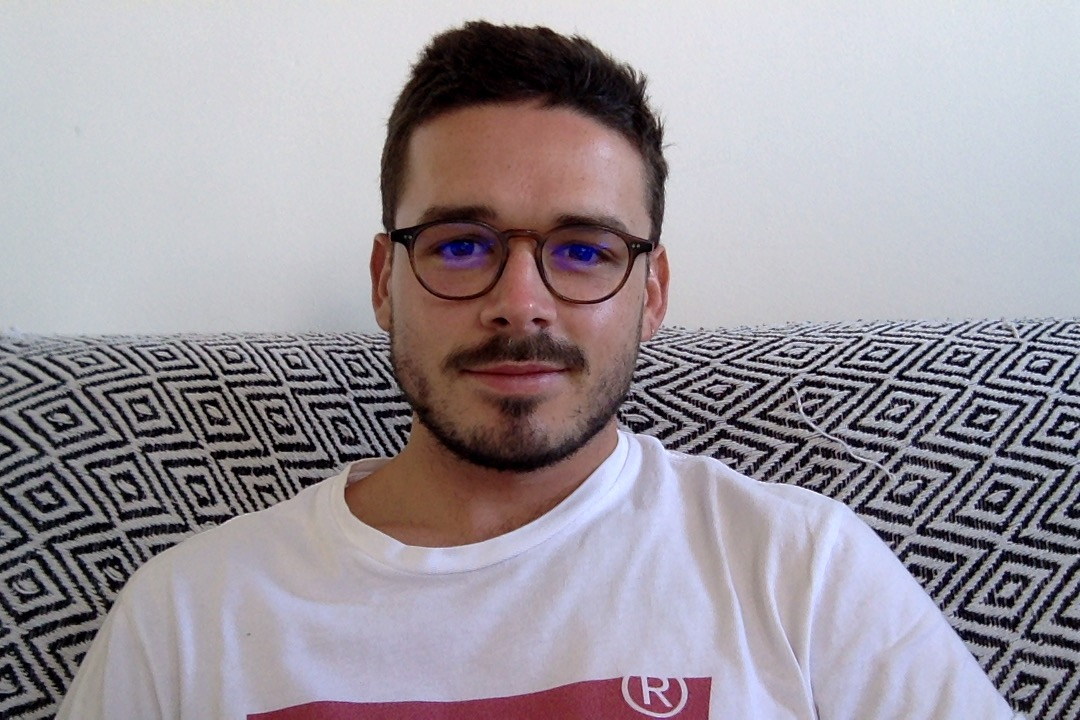
#> input picture data/test-images/me.jpg, 1080 x 720 px, found by its file name
$ python face_detector.py
#> lines starting #> are read from the running program, lines starting #| are printed output that depends on the picture; after the words box and inside, x2 and y2 are one past the last pixel; in counts of white or black regions, pixels touching at a corner belong together
"""
Prototyping the automated prediction
"""
import cv2
import os
import matplotlib
import numpy as np

matplotlib.use('TkAgg')
import matplotlib.pyplot as plt

DEFAULT_CLASSIFIER = 'data/haarcascades/haarcascade_frontalface_alt.xml'


class FaceDetector():

    def __init__(self, classifier_xml=DEFAULT_CLASSIFIER):
        self.face_cascade = cv2.CascadeClassifier(classifier_xml)

    def load_img(self, img_path: str):
        """
        Load image from disk
        :param img_path:
        :return:
        """
#> called with img_path = 'data/test-images/me.jpg'
        if not os.path.isfile(img_path):
            raise FileNotFoundError(f'No file found at path: "{img_path}"')

        self.img = cv2.imread(img_path)
#> self.img is the input picture: shape (720, 1080, 3); mean B, G, R 156.7, 149.6, 156.3

    def set_img(self, img: np.ndarray):
        """
        Set the image to already loaded image
        :param img:
        :return:
        """

        if type(img) != np.ndarray:
            raise TypeError(f'Image passed should be a numpy array: {type(img)}')

        if img.size == 0:
            raise Warning(f'Image passed looks empty...')

        self.img = img

    def convert_img_bgr_to_grayscale(self, img):
        """
        Convert image to grayscale
        :param img:
        :return:
        """

        return cv2.cvtColor(img, cv2.COLOR_BGR2GRAY)
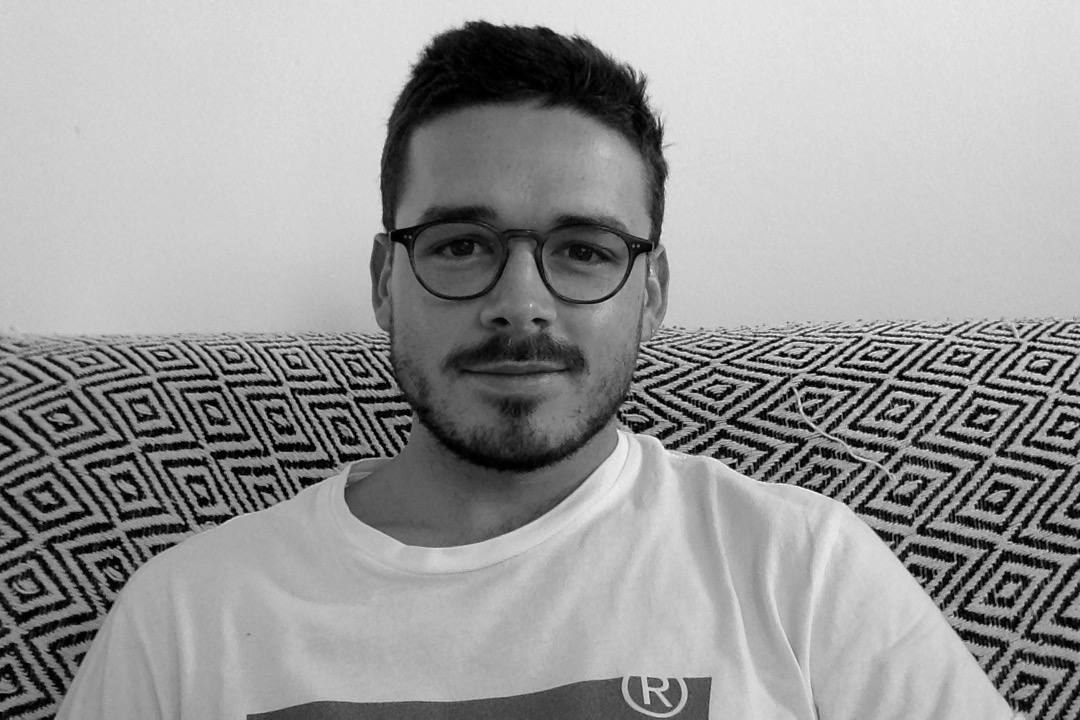
#> returned value: shape (720, 1080); min 0, max 248, mean 152.4

    def convert_img_bgr_to_rgb(self, img):
        """
        Convert image to RGB
        :return:
        """

        return cv2.cvtColor(img, cv2.COLOR_BGR2RGB)

    def detect_faces(self, image_path=None, img=None, show=True, return_img=False):
        """
        Detect faces from grayscale image

        :param image_path: path to image
        :param img: Loaded image
        :param show: Flag to show image with bboxes on
        :param return_img: Flag to return image with bounding boxes on
        :return: array (image or faces)
        """

        if image_path is not None:
            self.load_img(image_path)

        elif img is not None:
            self.set_img(img)
        else:
            raise FileNotFoundError('Please pass values to either image_path or img arguments')

        gray_img = self.convert_img_bgr_to_grayscale(self.img)

        faces = self.face_cascade.detectMultiScale(gray_img)
#> faces = [[350, 111, 349, 349]]

        print(f'Found {len(faces)} faces in the image')
#| Found 1 faces in the image

        if show:
            self.plot_face_boxes(faces)
            self.plot_img()

        if return_img:
            return self.img

        return faces

    def plot_face_boxes(self, faces):
        """
        Plot bounding boxes on detected faces
        :param faces:
        :return:
        """
        # For each box in detected faces, draw the box on the original image
        for (x, y, w, h) in faces:
            cv2.rectangle(self.img, (x, y), (x + w, y + h), (255, 0, 0), 2)
#> this loop made 1 pass
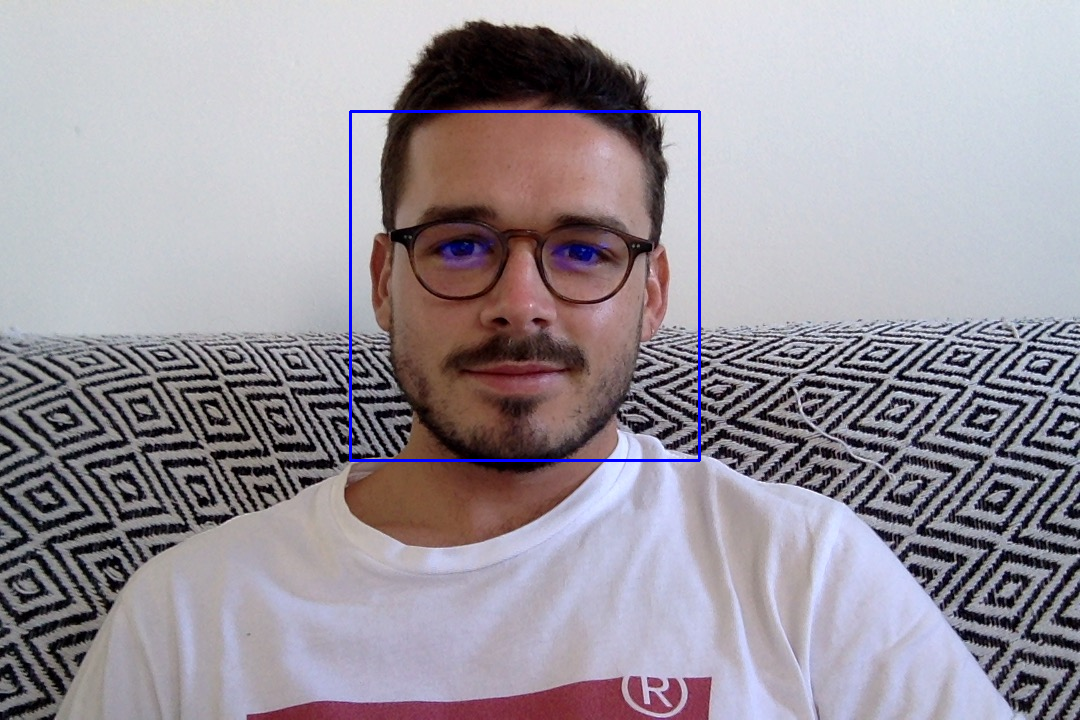
#> self.img: shape (720, 1080, 3); 0.54% of pixels changed, all inside (x1, y1, x2, y2) = (349, 110, 701, 462)

    def plot_img(self):
        """
        Plot the image in RGB
        """

        rgb_img = cv2.cvtColor(self.img, cv2.COLOR_BGR2RGB)

        plt.imshow(rgb_img)
        plt.show()


if __name__ == '__main__':
    facerec = FaceDetector()

    img = facerec.detect_faces(image_path='data/test-images/me.jpg', show=True)
#> img = [[350, 111, 349, 349]]
